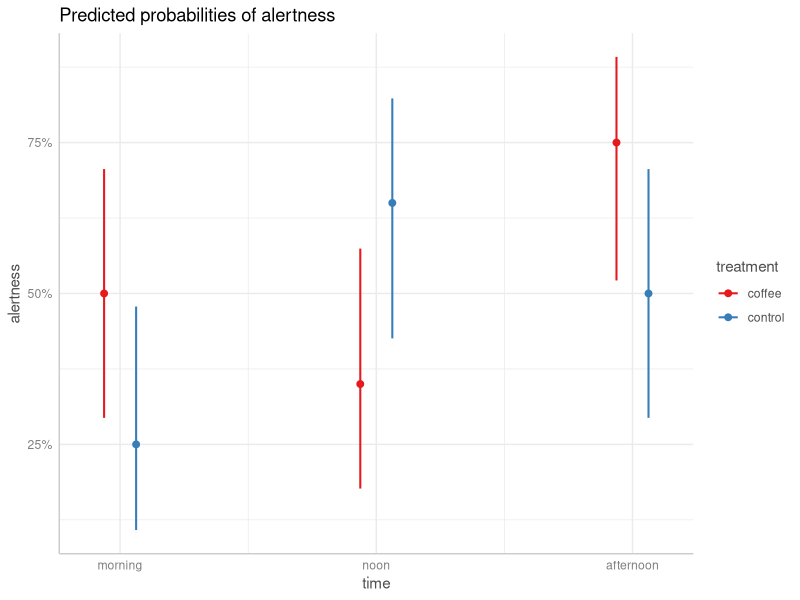

Generate this figure with R: (Note: this script raises an error after producing the figure.)
## ---- chunk 1
library(ggeffects)
library(parameters) # for model summary
library(datawizard) # for recodings

data(coffee_data, package = "ggeffects")

# dichotomize outcome variable
coffee_data$alertness <- categorize(coffee_data$alertness, lowest = 0)
# rename variable
coffee_data$treatment <- coffee_data$coffee

# model
model <- glm(alertness ~ treatment * time, data = coffee_data, family = binomial())
## ---- chunk 2
# coefficients
model_parameters(model, exponentiate = TRUE)
## ---- chunk 3
# predicted probabilities
predictions <- predict_response(model, c("time", "treatment"))
plot(predictions)
## ---- chunk 4
# pairwise comparisons - quite long table
test_predictions(predictions)
## ---- chunk 5
# group comparisons by "time"
test_predictions(predictions, by = "time")
